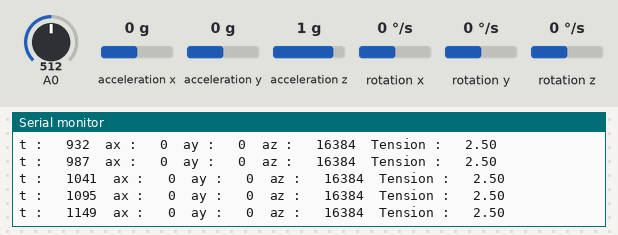
Bench run of a sketch on a simulated Arduino Leonardo, built with avr-gcc and run on an emulated ATmega32U4. Shown: the last lines printed to the serial monitor. The test bench sets the inputs (shaded band); at power-on: acceleration x 0 g, A0 = 512, acceleration y 0 g, acceleration z 1 g, rotation x 0 °/s, rotation y 0 °/s, rotation z 0 °/s.

Above: at 1.2 s.
1.3 s: acceleration x set to -1.4 g
At 1.33 s:
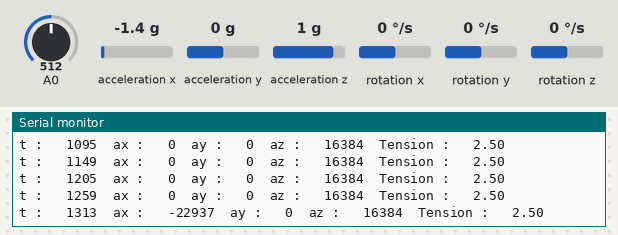
2.8 s: acceleration x set to 0.8 g
At 2.8 s:
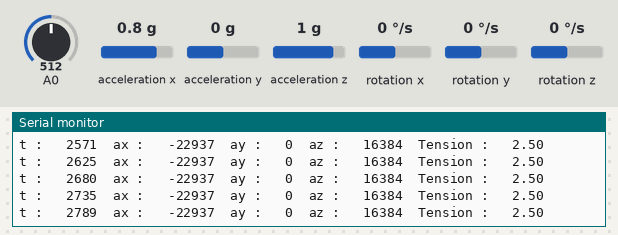
5.8 s: A0 set to 716
At 5.81 s:
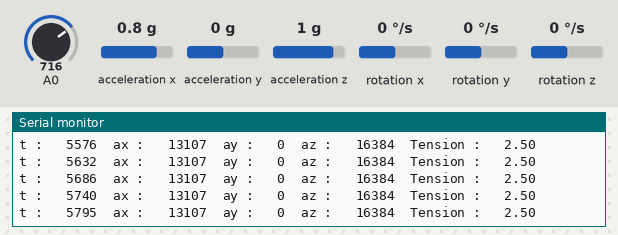
7.3 s: acceleration y set to -1.4 g
At 7.34 s:
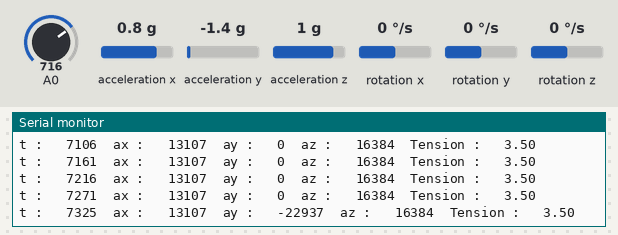
8.8 s: A0 set to 992
At 8.82 s:
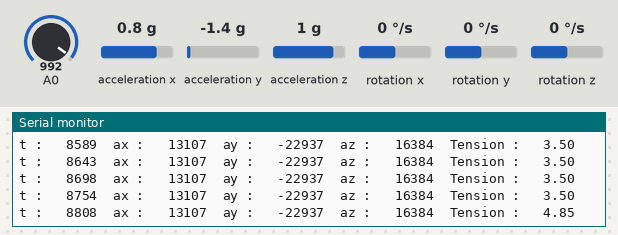
10.3 s: acceleration z set to -1.4 g
At 10.31 s:
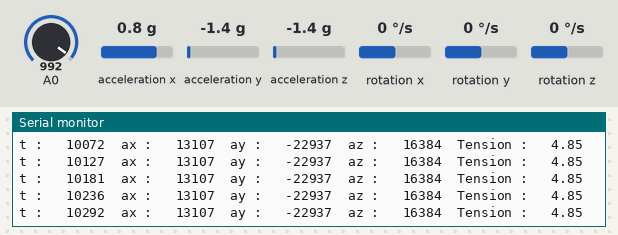
Timing chart, 0 to 12.8 s (numbered marks = the images above; inputs shaded):
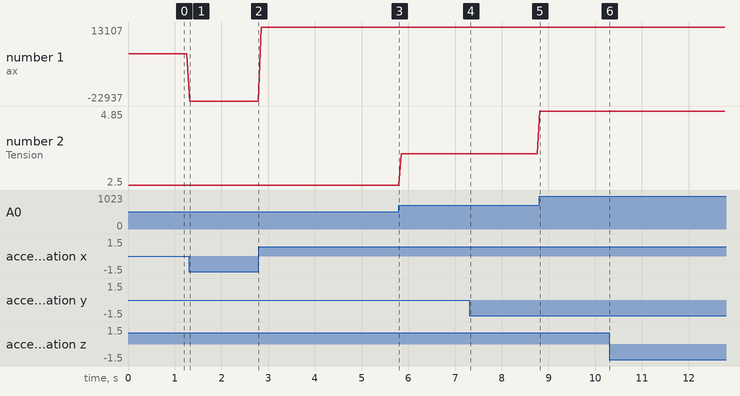

The sketch:

accelerometre_arduino_benjamin.ino
```cpp
    #include "Wire.h"  // Arduino Wire library
    #include "I2Cdev.h"  //bibliothèque I2Cdev à installer
    #include "MPU6050.h" //bibliothèque MPU6050 à installer
    // AD0 low = 0x68 (default for InvenSense evaluation board)
    // AD0 high = 0x69
    MPU6050 accelgyro;
    long temps;
    int16_t ax, ay, az;  //mesures brutes
    int16_t gx, gy, gz;
    int valeur_tension;
    float tension;

    void setup() {
      Wire.begin();  // bus I2C
      Serial.begin(9600); // liaison série
      while (!Serial) {
        ; // wait for serial port to connect. Needed for native USB (LEONARDO)
      }
      accelgyro.initialize();  // initialize device
      temps = millis();


    }

    void loop() {
//      accelgyro.getMotion6(&ax, &ay, &az, &gx, &gy, &gz);
      temps = millis();
      valeur_tension = analogRead(A0);
      tension = valeur_tension*5.0/1023;
      // On peut aussi utiliser ces méthodes
      accelgyro.getAcceleration(&ax, &ay, &az);
      //accelgyro.getRotation(&gx, &gy, &gz);

      // Affichage accel/gyro x/y/z
//      Serial.print("a/g:\t");
//      Serial.print(ax);
//      Serial.print("\t");
      Serial.print("t : ");
      Serial.print("\t");
      Serial.print(temps);
      Serial.print("\t");
      Serial.print("ax : ");
      Serial.print("\t");
      Serial.print(ax);//
      Serial.print("\t");
      Serial.print("ay : ");
      Serial.print("\t");
      Serial.print(ay);//
      Serial.print("\t");
      Serial.print("az : ");
      Serial.print("\t");
      Serial.print(az);
      Serial.print("\t");
      Serial.print("Tension : ");
      Serial.print("\t");
      Serial.print(tension);//
      Serial.println("\t");

//      Serial.print(gx);
//      Serial.print("\t");
//      Serial.print(gy);
//      Serial.print("\t");
//      Serial.print(gz);
//      Serial.println("\t");
      delay(50);
    }
```

Measured:
- after the input at 1.3 s, the serial monitor: prints a new line at once (image 1)
- plotted number 1: 0 → -22937 after the input at 1.3 s
